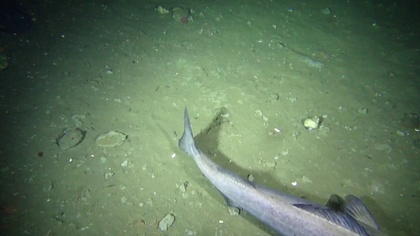
%> input picture Oceandark dataset/1.jpg, 420 x 236 px, shrunk from 1280 x 720 before the run
$ octave --eval "result = defogging(imread('../../Oceandark dataset/1.jpg'));"   (GNU Octave 9; MATLAB toolbox functions it lacks are replaced by stand-ins)
%> lines starting %> are read from the running program, lines starting %| are printed output that depends on the picture
### Others/Automatic red channel  underwater image restoration/darkChannel.m
function dark = darkChannel(im2)
[height, width, ~] = size(im2);
%> height = 236; width = 420
patchSize = 3;
padSize = 1;
dark = zeros(height, width);
imJ = padarray(im2, [padSize padSize], Inf);%扩展边缘
%> imJ: size 238x422x3 double; 1.31% of the values are NaN or infinite; the others: min 0.0157, max 1, mean 0.403
for j = 1:height
    for i = 1:width
        patch = imJ(j:(j+patchSize-1), i:(i+patchSize-1),:);%选取范围
        dark(j,i) = min(patch(:));%得到最小值作为暗通道的值
     end
end
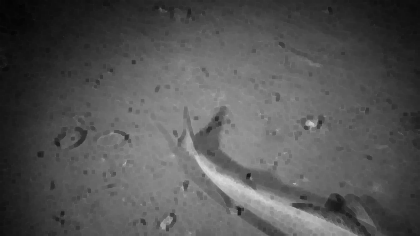
%> dark: size 236x420 double; min 0.0157, max 0.859, mean 0.329

### Others/Automatic red channel  underwater image restoration/atmLight.m
function A = atmLight(im, JDark)
[height, width, ~] = size(im);
imsize = width * height;%得到单层像素点的个数
%> imsize = 99120

numpx = floor(imsize/1000);%确定选取范围
%> numpx = 99
JDarkVec = reshape(JDark,imsize,1);%得到暗通道向量
ImVec = reshape(im,imsize,3);%得到图像向量

[JDarkVec, indices] = sort(JDarkVec);%暗通道排序获得索引
indices = indices(imsize-numpx+1:end); %确定要选取的像素点的位置
%> indices = 99 values, max 61795 at index 77, min 47127 at index 40, mean 52287.6

atmSum = zeros(1,3);
max=0;
%遍历选取范围，选择最大的像素点值作为A值
for ind=1:numpx
   temp=sum( ImVec(indices(ind),:));
   if temp>max
   max=temp;
   A=ImVec(indices(ind),:);
   end
end
%> this loop made 99 passes
%> (temp, max, A) on passes 1, 5, 6, 7, 47: (2.67, 2.67, [0.863 0.91 0.894]), (2.67, 2.67, [0.855 0.91 0.91]), (2.68, 2.68, [0.855 0.91 0.914]), (2.71, 2.71, [0.875 0.922 0.914]), (2.82, 2.82, [0.906 0.965 0.945])
%> temp on passes 2, 3, 4, 8, 9, 10: 2.66, 2.6, 2.65, 2.65, 2.62, 2.7

### Others/Automatic red channel  underwater image restoration/guided_filter.m
function q = guided_filter(guide, target, radius, eps)

% Guided Filter implementation from "Fast Guided Filter"
% http://arxiv.org/abs/1505.00996
% Algorithm 1

[h, w] = size(guide);

avg_denom = window_sum_filter(ones(h, w), radius);

mean_g = window_sum_filter(guide, radius) ./ avg_denom;
mean_t = window_sum_filter(target, radius) ./ avg_denom;

corr_gg = window_sum_filter(guide .* guide, radius) ./ avg_denom;
corr_gt = window_sum_filter(guide .* target, radius) ./ avg_denom;

var_g = corr_gg - mean_g .* mean_g;
cov_gt = corr_gt - mean_g .* mean_t;

a = cov_gt ./ (var_g + eps);
b = mean_t - a .* mean_g;

mean_a = window_sum_filter(a, radius) ./ avg_denom;
mean_b = window_sum_filter(b, radius) ./ avg_denom;

q = mean_a .* guide + mean_b;

end

### Others/Automatic red channel  underwater image restoration/defogging.m
function im1 = defogging(im)
%求一幅图像的暗通道图像，窗口大小为15*15
im = im2double(im);
dark = darkChannel(im);
%选取通道中最亮的0.1%像素，从而求得大气光
[m, n, ~] = size(im);
atmospheric = atmLight(im,dark);
%> atmospheric = [0.906 0.965 0.945]
x = zeros(size(im));
im1 = zeros(size(im));
for ind = 1:3
    x(:,:,ind) = im(:,:,ind)./atmospheric(ind);
end
dark= darkChannel(x);
%> in darkChannel (call 2), `imJ = padarray(im2, [padSize padSize], Inf);`: imJ: size 238x422x3 double; 1.31% of the values are NaN or infinite; the others: min 0.0173, max 1.09, mean 0.429
t = 1- dark;
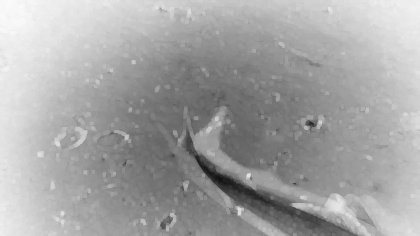
%> t: size 236x420 double; min 0.061, max 0.983, mean 0.648
t = guided_filter(rgb2gray(im), t, 15, 0.001);
%> the run ends on the next line
for i = 1:m
    for j = 1:n
        for c = 1:3
            im1(i,j,c) = (im(i,j,c) - atmospheric(c))/max(t(i,j),0.1) + atmospheric(c);
        end
    end
end
end

$ run again, on Oceandark dataset/100.jpg
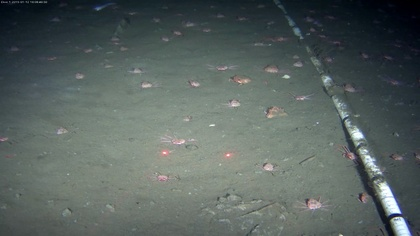
%> input picture Oceandark dataset/100.jpg, 420 x 236 px, shrunk from 1280 x 720 before the run
%> imJ: size 238x422x3 double; 1.31% of the values are NaN or infinite; the others: min 0, max 1, mean 0.368
%> after the loop in darkChannel, `for j = 1:height`:
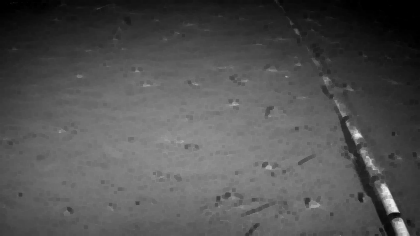
%> dark: size 236x420 double; min 0, max 0.949, mean 0.32
%> indices = 99 values, max 95816 at index 18, min 83915 at index 55, mean 91469.1
%> the loop in atmLight, `for ind=1:numpx` made 99 passes
%> (temp, max, A) on passes 1, 2, 4, 5, 8, 10, 48, 59: (2.76, 2.76, [0.886 0.922 0.949]), (2.92, 2.92, [0.941 0.976 1]), (2.94, 2.94, [0.937 1 1]), (2.94, 2.94, [0.941 1 1]), (2.96, 2.96, [0.957 1 1]), (2.96, 2.96, [0.973 0.992 1]), (2.97, 2.97, [0.969 1 1]), (2.98, 2.98, [0.976 1 1])
%> after the loop in atmLight, `for ind=1:numpx`: A = [0.996 1 1]; max = 3
%> atmospheric = [0.996 1 1]
%> in defogging, `t = 1- dark;`:
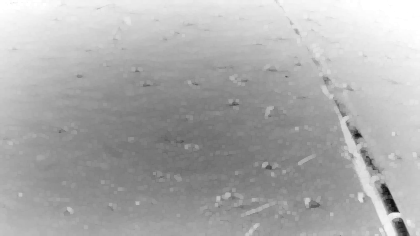
%> t: size 236x420 double; min 0.0472, max 1, mean 0.679
